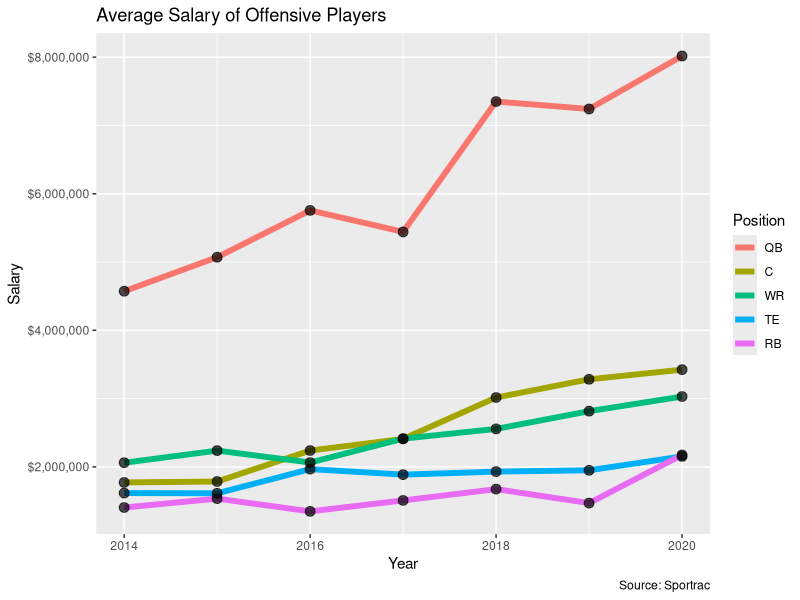

Recreate this plot in R.
library(readxl)
library(tidyverse)
library(scales)
NFL_Offense_plot <- read_excel("NFL4.xlsx")
NFL_Offense_plot$Position = factor(NFL_Offense_plot$Position, levels = c("QB", "C", "WR", "TE", "RB"))
NFL_Offense_plot <- NFL_Offense_plot |>
  ggplot(aes(x = Year, y = `Average Salary`, color = Position)) + 
  geom_line(size = 2) + geom_point(alpha = 0.7, size =3, color = "Black") +
  scale_y_continuous(labels=scales::dollar_format()) + 
  labs(title = "Average Salary of Offensive Players",
       y = "Salary", fill = "Position",
       caption = "Source: Sportrac")

write_rds(NFL_Offense_plot, "NFL_Offense_plot.rds")
